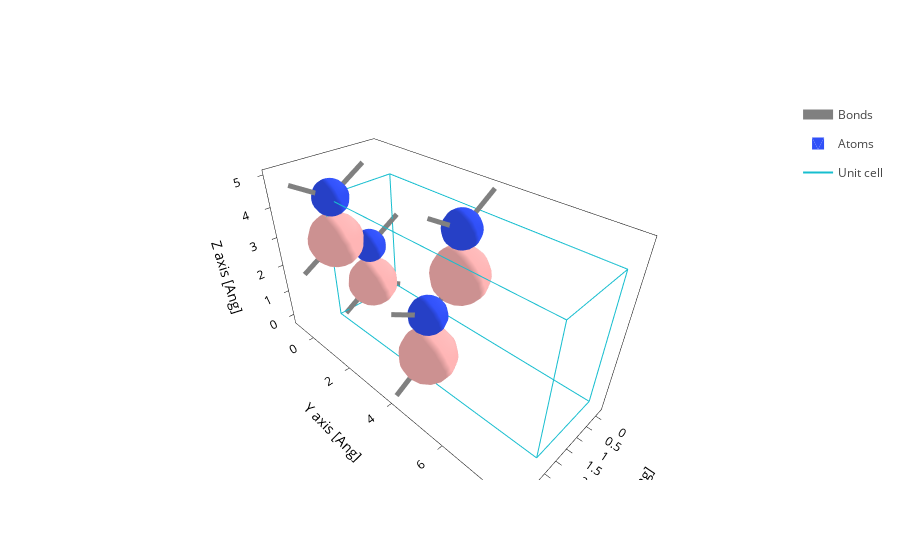

Notebook cell for this chart:
### Code cell
# 1. Plot structure
# path = Path("../dataset/SHARE_OUTPUTS_2_ATOMS/0953-8dcf-411e-ae7b-00f794981cc5") # B-N Overlapped
# path = Path("../dataset/SHARE_OUTPUTS_2_ATOMS/c0e0-7549-496d-82e7-c3f6b1d81e58") # B-N No overlapped

# Boron: Grey
# path = Path("../dataset/SHARE_OUTPUTS_2_ATOMS/2e65-1feb-4df2-8836-e5513b9bade0") # B-B Overlapped
# path = Path("../dataset/SHARE_OUTPUTS_2_ATOMS/7e20-9cdf-4b2c-8134-6cadc8f64c34") # B-B No overlapped
# path = Path("../dataset/SHARE_OUTPUTS_2_ATOMS/a4f7-5d3f-4e50-9eda-87df3bf9ba58") # B-B No overlapped (Pero sí en la siguiente cell)

# path = Path("../dataset/SHARE_OUTPUTS_8_ATOMS/39cf-a27b-42dd-a62e-62556132a798") #Hexagonal
# path = Path("../dataset/SHARE_OUTPUTS_8_ATOMS/11ad-ba95-4a26-8f92-5267f5787553") #Cubic

#Val:
path = Path("../dataset/SHARE_OUTPUTS_2_ATOMS/fc1c-6ab6-4c0e-921e-99710e6fe41b") #N-N Small overlapped
path = Path("../dataset/SHARE_OUTPUTS_2_ATOMS/f016-fb0e-4d5c-b584-4f8987eb5676") #N-N No overlapped

path = Path("../dataset/SHARE_OUTPUTS_2_ATOMS/a4e4-2f64-4e68-a37a-9e84eb767a0c") # B-B No overlapped
path = Path("../dataset/SHARE_OUTPUTS_2_ATOMS/7bbb-6d51-41eb-9de4-329298202ebf") # B-B overlapped

path = Path("../dataset/SHARE_OUTPUTS_8_ATOMS/173e-fad7-4f78-8350-6759a5471596") #Cubic
path = Path("../dataset/SHARE_OUTPUTS_8_ATOMS/4b9b-20df-4fe5-a669-88ff91902e97") #Hexagonal

path = Path("../dataset/SHARE_OUTPUTS_8_ATOMS/848a-19bd-414b-9ef2-40f39b1e2027")


print("Plotting structure...")
file = sisl.get_sile(path / "aiida.fdf")
fig = file.plot.geometry(axes="xyz")
# filepath = savedir_struct / f"{n_atoms}atm_{structure}.png"
# fig.write_image(str(filepath))
fig.show()
file.read_geometry().atoms.Z

### Figure 1 — Plotly figure (JSON) as saved in the notebook; plotly's stock layout.template omitted (floating-point values rounded to 4 significant figures; data arrays with more than 128 entries replaced by an {"elided": "..."} marker saying what was removed)
{"data": [{"line": {"color": "gray", "width": 10}, "meta": {}, "mode": "lines", "name": "Bonds", "opacity": 1, "type": "scatter3d", "x": {"elided": "378 float values"}, "y": {"elided": "378 float values"}, "z": {"elided": "378 float values"}}, {"alphahull": 0, "color": "#3050F8", "hovertemplate": "%{meta.position}", "legendgroup": "Atoms", "meta": {"meta": {"Atoms_i": 0}, "position": "(2.31, 0.00, 4.24)"}, "name": "Atoms", "opacity": 1, "showlegend": true, "showscale": false, "type": "mesh3d", "x": {"elided": "225 float values"}, "y": {"elided": "225 float values"}, "z": {"elided": "225 float values"}}, {"alphahull": 0, "color": "#3050F8", "hovertemplate": "%{meta.position}", "legendgroup": "Atoms", "meta": {"meta": {"Atoms_i": 1}, "position": "(1.05, 4.09, 4.24)"}, "name": "Atoms", "opacity": 1, "showlegend": false, "showscale": false, "type": "mesh3d", "x": {"elided": "225 float values"}, "y": {"elided": "225 float values"}, "z": {"elided": "225 float values"}}, {"alphahull": 0, "color": "#3050F8", "hovertemplate": "%{meta.position}", "legendgroup": "Atoms", "meta": {"meta": {"Atoms_i": 2}, "position": "(1.06, 0.01, 2.11)"}, "name": "Atoms", "opacity": 1, "showlegend": false, "showscale": false, "type": "mesh3d", "x": {"elided": "225 float values"}, "y": {"elided": "225 float values"}, "z": {"elided": "225 float values"}}, {"alphahull": 0, "color": "#3050F8", "hovertemplate": "%{meta.position}", "legendgroup": "Atoms", "meta": {"meta": {"Atoms_i": 3}, "position": "(2.31, 4.09, 2.09)"}, "name": "Atoms", "opacity": 1, "showlegend": false, "showscale": false, "type": "mesh3d", "x": {"elided": "225 float values"}, "y": {"elided": "225 float values"}, "z": {"elided": "225 float values"}}, {"alphahull": 0, "color": "#FFB5B5", "hovertemplate": "%{meta.position}", "legendgroup": "Atoms", "meta": {"meta": {"Atoms_i": 4}, "position": "(2.32, 0.02, 2.83)"}, "name": "Atoms", "opacity": 1, "showlegend": false, "showscale": false, "type": "mesh3d", "x": {"elided": "225 float values"}, "y": {"elided": "225 float values"}, "z": {"elided": "225 float values"}}, {"alphahull": 0, "color": "#FFB5B5", "hovertemplate": "%{meta.position}", "legendgroup": "Atoms", "meta": {"meta": {"Atoms_i": 5}, "position": "(1.05, 4.09, 2.82)"}, "name": "Atoms", "opacity": 1, "showlegend": false, "showscale": false, "type": "mesh3d", "x": {"elided": "225 float values"}, "y": {"elided": "225 float values"}, "z": {"elided": "225 float values"}}, {"alphahull": 0, "color": "#FFB5B5", "hovertemplate": "%{meta.position}", "legendgroup": "Atoms", "meta": {"meta": {"Atoms_i": 6}, "position": "(1.05, 0.02, 0.65)"}, "name": "Atoms", "opacity": 1, "showlegend": false, "showscale": false, "type": "mesh3d", "x": {"elided": "225 float values"}, "y": {"elided": "225 float values"}, "z": {"elided": "225 float values"}}, {"alphahull": 0, "color": "#FFB5B5", "hovertemplate": "%{meta.position}", "legendgroup": "Atoms", "meta": {"meta": {"Atoms_i": 7}, "position": "(2.31, 4.09, 0.66)"}, "name": "Atoms", "opacity": 1, "showlegend": false, "showscale": false, "type": "mesh3d", "x": {"elided": "225 float values"}, "y": {"elided": "225 float values"}, "z": {"elided": "225 float values"}}, {"meta": {}, "mode": "lines", "name": "Unit cell", "type": "scatter3d", "x": [0.0, 0.0, 2.52, 2.52, 0.0, 0.0, NaN, 0.0, 0.0, 0.0, 2.52, 2.52, 0.0, NaN, 2.52, 2.52, NaN, 2.52, 2.52], "y": [0.0, 8.065, 8.065, 8.065, 8.065, 8.065, NaN, 8.065, 0.0, 0.0, 0.0, 0.0, 0.0, NaN, 8.065, 0.0, NaN, 8.065, 0.0], "z": [0.0, 0.0, 0.0, 4.329, 4.329, 0.0, NaN, 4.329, 4.329, 0.0, 0.0, 4.329, 4.329, NaN, 0.0, 0.0, NaN, 4.329, 4.329]}], "layout": {"scene": {"aspectmode": "data", "xaxis": {"title": {"text": "X axis [Ang]"}}, "yaxis": {"title": {"text": "Y axis [Ang]"}}, "zaxis": {"title": {"text": "Z axis [Ang]"}}}, "xaxis": {"scaleanchor": "y", "scaleratio": 1, "title": {"text": "X axis [Ang]"}}, "yaxis": {"title": {"text": "Y axis [Ang]"}}}}
